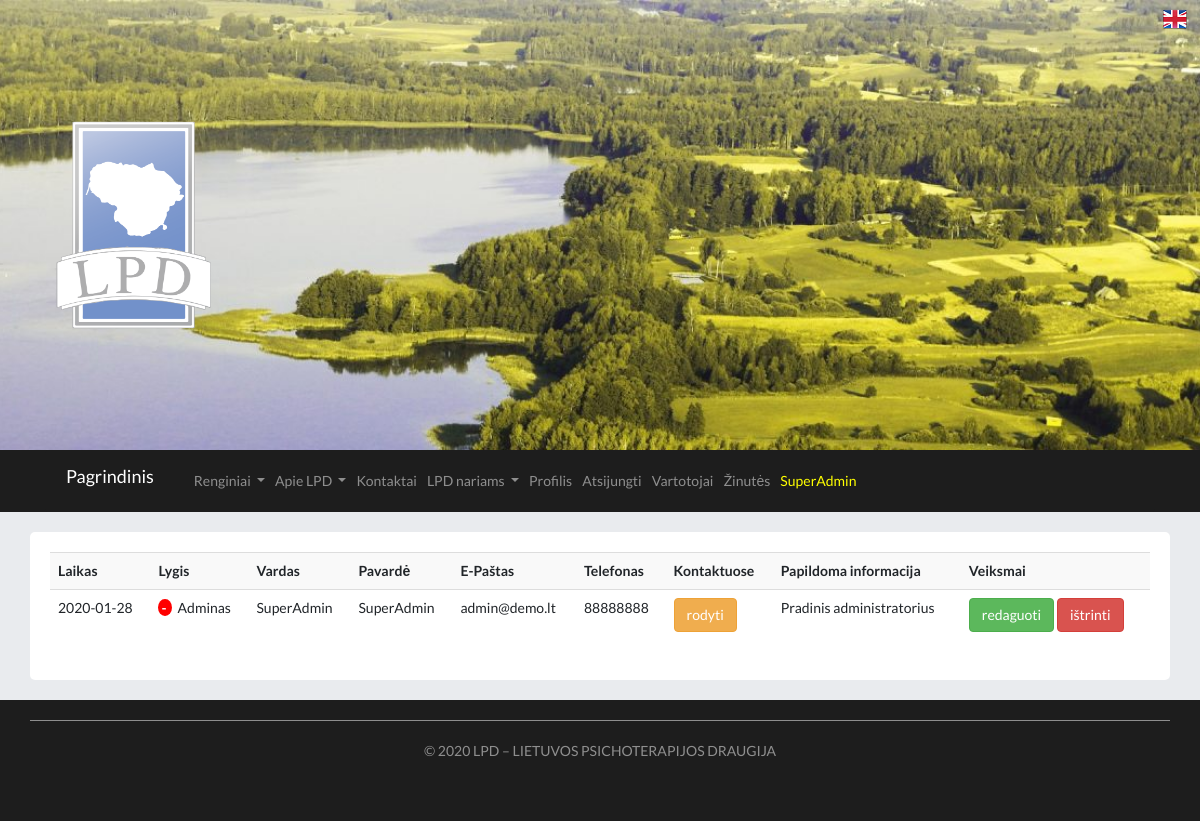
The app's page /vartotojai/ (signed in), older data.
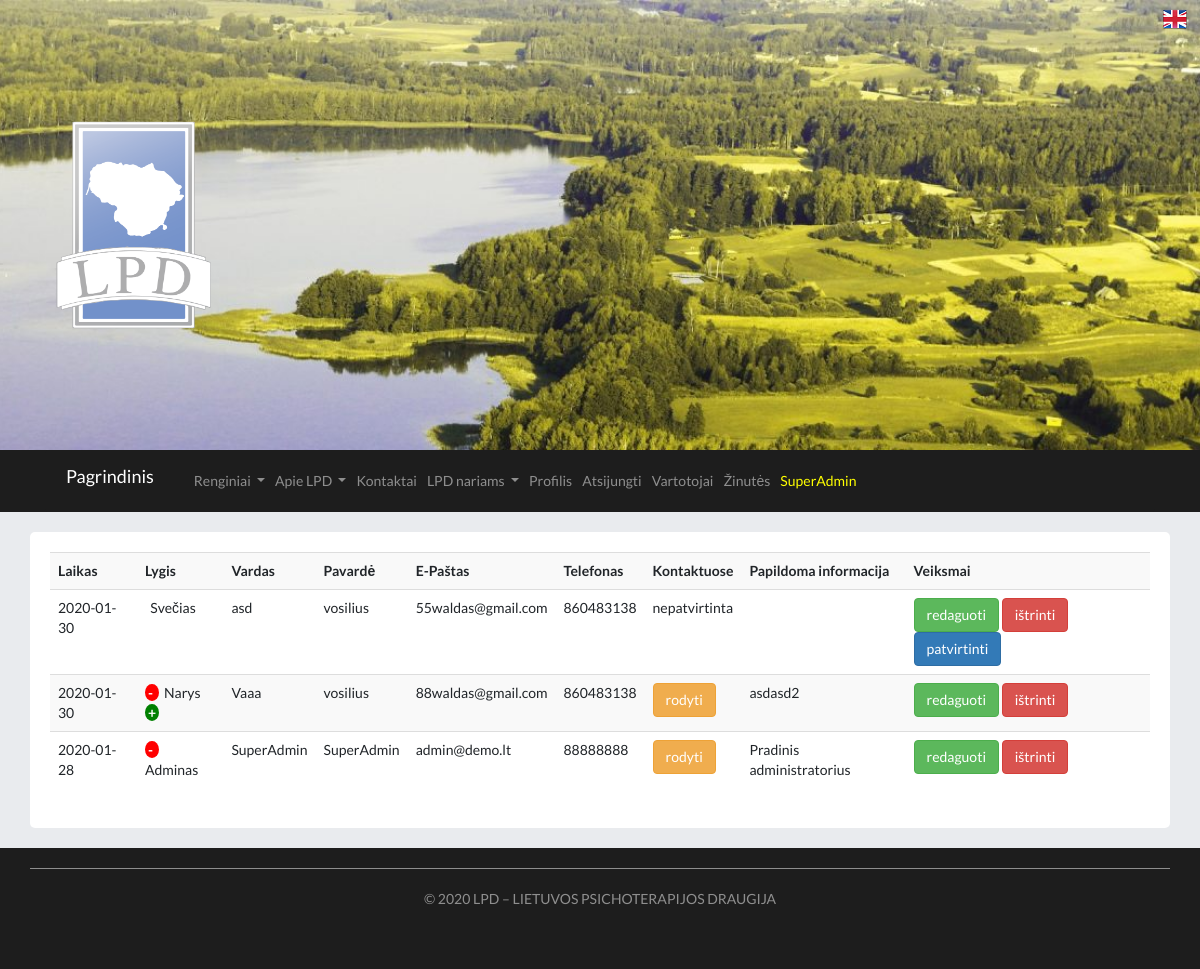
The same page, newer data.
### main.py (models this page shows)
class User(db.Model):
	id = db.Column(db.Integer, primary_key=True)
	date_created = db.Column(db.DateTime, default=datetime.utcnow)
	name = db.Column(db.String(200), nullable=False)
	surname = db.Column(db.String(200), nullable=False)
	phone = db.Column(db.String(200), default="")
	email = db.Column(db.String(200), nullable=False)
	lvl = db.Column(db.Integer, default=0)
	password = db.Column(db.String(200), nullable=False)
	image = db.Column(db.String(300), default="")
	info = db.Column(db.String(1000), default="")
	info_en = db.Column(db.String(1000), default="")
	show = db.Column(db.String(10), default="False")
	confirmed = db.Column(db.String(10), default="False")
	session_token = db.Column(db.String, default="")
	lang = db.Column(db.String, default="LT")

### main.py (the view)
@app.route("/vartotojai/", methods=["POST","GET"])
def control_users():
	users = reversed(User.query.order_by(User.date_created).all())
	return render_template("vartotojai.html", users=users, current_user=current_user())

### main.py (called while the page is built)
def current_user():
	email = request.cookies.get("current-user-email")
	current_user = User.query.filter_by(email=email).first()
	if current_user == None:
		current_user = guest_user()
	current_user.lang = request.cookies.get("current-user-lang")
	return current_user

### templates/vartotojai.html (shortened to what this page needs)
{% extends "base.html" %}
{% block page%}
	<div class = "row justify-content-lg-center">
		<div class = "col-lg-12 page">
		{% if current_user.lvl == 2 %}
		<table class="table table-striped">
			<tr>
				<th scope="col">{% if current_user.lang == "LT" %} Laikas {% else %} Time {% endif %}</th>
				<th scope="col">{% if current_user.lang == "LT" %} Lygis {% else %} Level {% endif %}</th>
				<th scope="col">{% if current_user.lang == "LT" %} Vardas {% else %} Name {% endif %}</th>
				<th scope="col">{% if current_user.lang == "LT" %} Pavardė {% else %} Surname {% endif %}</th>
				<th scope="col">{% if current_user.lang == "LT" %} E-Paštas {% else %} Email {% endif %}</th>
				<th scope="col">{% if current_user.lang == "LT" %} Telefonas {% else %} Phone {% endif %}</th>
				<th scope="col">{% if current_user.lang == "LT" %} Kontaktuose {% else %} In contacts {% endif %}</th>
				<th scope="col">{% if current_user.lang == "LT" %} Papildoma informacija {% else %} additional information {% endif %}</th>
				<th scope="col">{% if current_user.lang == "LT" %} Veiksmai {% else %} Actions {% endif %}</th>
			</tr>
			{% for user in users %}
				<tr>
				{% set date = user.date_created.strftime('%Y-%m-%d') %}
					<td>{{date}}</td>
					<td>
						{% if user.confirmed == "True" and user.lvl > 0%}
							<a href="/down_user/{{user.id}}" class="mini_btn bg_red"> <b> - </b> </a>
						{% endif %}
							{% if user.lvl == 0 %}
								{% if current_user.lang == "LT" %} Svečias {% else %} Guest {% endif %}
							{% elif user.lvl == 1 %}
								{% if current_user.lang == "LT" %} Narys {% else %} Member {% endif %}
							{% elif user.lvl == 2 %}
								{% if current_user.lang == "LT" %} Adminas {% else %} Admin {% endif %}
							{% endif %}
						{% if user.confirmed == "True" and user.lvl < 2 %}
							<a href="/up_user/{{user.id}}" class="mini_btn bg_green"> <b> + </b> </a>
						{% endif %}
					</td>
					<td>{{user.name}}</td>
					<td>{{user.surname}}</td>
					<td>{{user.email}}</td>
					<td>{{user.phone}}</td>
					<td>
						{% if user.confirmed == "True" %}
								{% if user.show == "False" %}
									<a href="/show_user/{{user.id}}" class="btn btn-warning">  {% if current_user.lang == "LT" %} rodyti {% else %} show {% endif %}</a>
								{% else %}
									<a href="/show_user/{{user.id}}" class="btn btn-dark"> {% if current_user.lang == "LT" %} slėpti {% else %} hide {% endif %} </a>
								{% endif %}
						{% else %}
								<p> nepatvirtinta</p>
						{% endif %}
					</td>
					<td>{{user.info}}</td>
					<td>
						<a href="/edit_user/{{user.id}}" class="btn btn-success">  {% if current_user.lang == "LT" %} redaguoti {% else %} edit {% endif %}</a>
						<a href="/delete_user/{{user.id}}" class="btn btn-danger"> {% if current_user.lang == "LT" %} ištrinti {% else %} delete {% endif %} </a>
						{% if user.confirmed == "False" %}
							<a href="/confirm_user/{{user.id}}" class="btn btn-primary">  {% if current_user.lang == "LT" %} patvirtinti {% else %} confirm {% endif %}</a>
						{% endif %}
					</td>
				</tr>
			{% endfor %}
		</table>
		{% else %}
		error 404
		{% endif %}
		</div>
	</div>
{% endblock %}

### templates/base.html (shortened to what this page needs)
<!DOCTYPE html>
<html lang="en-US">
<head>
	<link href="https://stackpath.bootstrapcdn.com/bootstrap/4.4.1/css/bootstrap.min.css" rel="stylesheet">
	<link href="https://stackpath.bootstrapcdn.com/font-awesome/4.7.0/css/font-awesome.min.css" rel="stylesheet">
	<link href="//netdna.bootstrapcdn.com/bootstrap/3.2.0/css/bootstrap.min.css" rel="stylesheet" id="bootstrap-css">
	<link rel="stylesheet" href="../static/css/style.css">
</head>
<body>
	{% if current_user.lang == "LT" %}
		<a href="/change_lang/" class="btn pull-right"> <img src="../static/img/EN.png"></a>
	{% else %}
		<a href="/change_lang/" class="btn pull-right"> <img src="../static/img/LT.png"></a>
	{% endif %}
<div class= "top-image" style="background-image: url(../static/img/cropped-1920.jpg);">
		<div class="container">
			<div class="blog-logoa">
				<a href="/" title="LPTD - Lietuvos Psichoterapijos Draugija" rel="home">
					<img src="../static/img/ICON-PNG.png" alt= "LPD - Lietuvos Psichoterapijos Draugija">
				</a>
			</div>
		</div>
</div>
<div class = " bg_dark ">
<div class = "container">
<nav class="navbar navbar-expand-lg navbar-dark bg_dark ">
	{% if current_user.lang == "LT" %}
		<a class="navbar-brand" href="/"> Pagrindinis</a>
	{% else %}
		<a class="navbar-brand" href="/"> Main</a>
	{% endif %}
  <div class="collapse navbar-collapse bg_dark" id="navbarNavDropdown">
    <ul class="navbar-nav">
      <li class="nav-item dropdown ">
        <a class="nav-link dropdown-toggle" href="#" id="navbarDropdownMenuLink" role="button" data-toggle="dropdown" aria-haspopup="true" aria-expanded="false">
        {% if current_user.lang == "LT" %} Renginiai {% else %} Events {% endif %}
        </a>
      </li>
	  <li class="nav-item dropdown ">
        <a class="nav-link dropdown-toggle" href="#" id="navbarDropdownMenuLink" role="button" data-toggle="dropdown" aria-haspopup="true" aria-expanded="false">
           {% if current_user.lang == "LT" %} Apie LPD {% else %} About LPD {% endif %}
        </a>
      </li>
	  <li class="nav-item">
        <a class="nav-link" href="/kontaktai/"> {% if current_user.lang == "LT" %} Kontaktai {% else %} Contacts {% endif %}</a>
      </li>
	  {% if current_user.lvl > 0 %}
      <li class="nav-item dropdown ">
        <a class="nav-link dropdown-toggle" href="#" id="navbarDropdownMenuLink" role="button" data-toggle="dropdown" aria-haspopup="true" aria-expanded="false">
           {% if current_user.lang == "LT" %} LPD nariams {% else %} For LPD members {% endif %}
        </a>
      </li>
	  {% endif %}
	  {% if current_user.lvl > 0 or current_user.name|length > 1 %}
	  <li class="nav-item"><a class="nav-link" href="/edit_user/{{current_user.id}}">{% if current_user.lang == "LT" %} Profilis {% else %} Profile {% endif %}</a></li>
	  <li class="nav-item"><a class="nav-link" href="/logout/">{% if current_user.lang == "LT" %} Atsijungti {% else %} Log out {% endif %}</a></li>
	  {% endif %}
	  {% if current_user.lvl == 2 %}
	  <li class="nav-item"><a class="nav-link" href="/vartotojai/">{% if current_user.lang == "LT" %} Vartotojai {% else %} Users {% endif %}</a></li>
	  <li class="nav-item"><a class="nav-link" href="/sms/">{% if current_user.lang == "LT" %} Žinutės {% else %} Messages {% endif %}</a></li>
	  {% endif %}
	  {% if current_user.name|length > 0 %}
	   <li class="nav-item"><a class="nav-link" href="#" style="color:yellow">{{current_user.name}}</a></li>
	  {% endif %}
    </ul>
  </div>
</nav>
</div>
</div>
<div class="container ">
{% block page%}{% endblock %}
</div>
<div class="bg_dark footer-copyright text-center footer">
	<div class="container">
			{% if current_user.lang == "LT" %}
			<p> © 2020 LPD – <a href="/">LIETUVOS PSICHOTERAPIJOS DRAUGIJA</a>  </p>
			{% else %}
			<p> © 2020 LPD – <a href="/">LITHUANIAN PSYCHOTHERAPY FRIENDSHIP</a>  </p>
			{% endif %}
	</div>
</div>
</body>
</html>

### static/css/style.css (style rules this page uses)
body { background-color: #e9ebee; font-family: 'Raleway', sans-serif; font-family: 'Lato', sans-serif; }
.navbar { margin-bottom:0px !important ; }
.page { padding: 20px; margin:20px auto; border-radius: 5px; background-color: white; }
.blog-logoa img { max-height: 250px; width: auto; max-width: 100%; height: auto; }
.top-image { bottom: 0px; padding: 100px 0; background: no-repeat center; background-size: cover; -moz-background-size: cover; -webkit-background-size: cover; }
.bg_dark { background-color:#1D1D1D; }
.bg_dark>a { color:rgba(255,255,255,0.5); padding:10px; }
.footer { color:rgba(255,255,255,0.5); padding:20px 0px 30px 0px; }
.footer a { color:rgba(255,255,255,0.5); text-decoration: none; }
.footer .container { border-top: 1px solid rgba(255,255,255,0.5); padding:20px 0px ; }
.bg_red { background-color: red; }
.bg_green { background-color: green; }
.mini_btn { padding:0 3px; border-radius: 50%; text-decoration: none; color:white; }

Row changes from the older to the newer data that the page shows:
added User: date_created "2020-01-30", lvl "Svečias", name "asd", surname "vosilius", email "55waldas@gmail.com", phone "860483138", confirmed "nepatvirtinta", shows "patvirtinti"
added User: date_created "2020-01-30", lvl "Narys", name "Vaaa", surname "vosilius", email "88waldas@gmail.com", phone "860483138", shows "rodyti", info "asdasd2"
